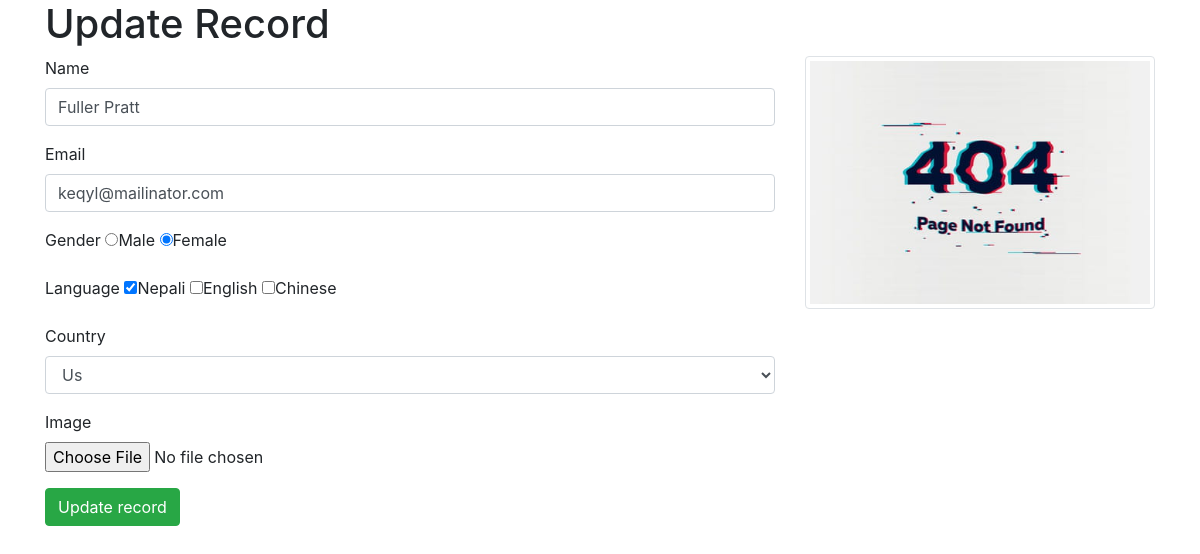
/edit/6, run on the app's committed database.
### record/models.py (models this page shows)
class User(models.Model):
    gender_filed = [
        ('male', 'Male'),
        ('female', 'Female')
    ]
    language_filed = [
        ('nepali', 'Nepali'),
        ('english', 'English'),
        ('chinese', 'Chinese')
    ]
    name = models.CharField(max_length=255)
    email = models.CharField(max_length=255, unique=True)
    gender = models.CharField(choices=gender_filed, max_length=10)
    language = models.CharField(choices=language_filed, max_length=100)
    country = models.CharField(max_length=100)
    image = models.ImageField(upload_to='user_gallery', blank=True, null=True)
    def get_language(self):
        lang = self.language
        lang_object = lang.split(',')
        return lang_object

### record/views.py (the view)
# urls.py: path('edit/<id>', views.edit, name='edit'),
def edit(request, id):
    if request.method == "POST":
        user_obj = User.objects.get(id=id)
        user_obj.name = request.POST['name']
        user_obj.email = request.POST['email']
        user_obj.gender = request.POST['gender']
        user_obj.country = request.POST['country']
        language = request.POST.getlist('language')
        user_obj.language = ','.join(map(str, language))
        image = ''
        if request.FILES:
            delete_file(id)
            user_obj.image = request.FILES['image']
        user_obj.save()
        messages.success(request, "Data was updated")
        return redirect('/')
    else:
        content = {
            'userData': User.objects.get(id=id)
        }
        return render(request, 'update.html', content)

### record/templates/update.html (shortened to what this page needs)
{% extends 'layouts.html' %}
{% block content %}
    <div class="row">
        <div class="col-md-12">
            <h1>Update Record</h1>
        </div>
    </div>
    <div class="row">
        <div class="col-md-8">
            <form action="" method="post" enctype="multipart/form-data">
                <div class="form-group">
                    <label for="name">Name</label>
                    <input type="text" name="name" value="{{ userData.name }}" class="form-control" id="name" required>
                </div>
                <div class="form-group">
                    <label for="email">Email</label>
                    <input type="email" name="email"
                           value="{{ userData.email }}"
                           class="form-control" id="email" required>
                </div>
                <div class="form-group">
                    <label for="gender">Gender</label>
                    <label><input type="radio" name="gender" {% if userData.gender == 'male' %} checked {% endif %}
                                  value="male">Male</label>
                    <label><input type="radio" name="gender" {% if userData.gender == 'female' %} checked {% endif %}
                                  value="female">Female</label>
                </div>
                <div class="form-group">
                    <label for="language">Language</label>
                    <label><input type="checkbox" name="language" {% if 'nepali' in userData.get_language %}
                                  checked {% endif %} value="nepali">Nepali</label>
                    <label><input type="checkbox" name="language"   value="english">English</label>
                    <label><input type="checkbox" name="language"   value="chinese">Chinese</label>
                </div>
                <div class="form-group">
                    <label for="country">Country</label>
                    <select name="country" id="country" class="form-control">
                        <option value="us" {% if userData.country == 'us' %} selected {% endif %}>Us</option>
                    </select>
                </div>
                <div class="form-group">
                    <label for="image">Image</label> <br>
                    <input type="file" name="image">
                </div>
                <div class="form-group">
                    <button class="btn btn-success">Update record</button>
                </div>
            </form>
        </div>
        <div class="col-md-4">
            {% if userData.image %}
                <img src="{{ userData.image.url }}" class="img-fluid img-thumbnail" alt="">
            {% endif %}
        </div>
    </div>
{% endblock content %}

### data on the page
User: name "Fuller Pratt", email "keqyl@mailinator.com", gender "☐ Male", gender "☑ Female", language "☑", country "Us", image (picture)
